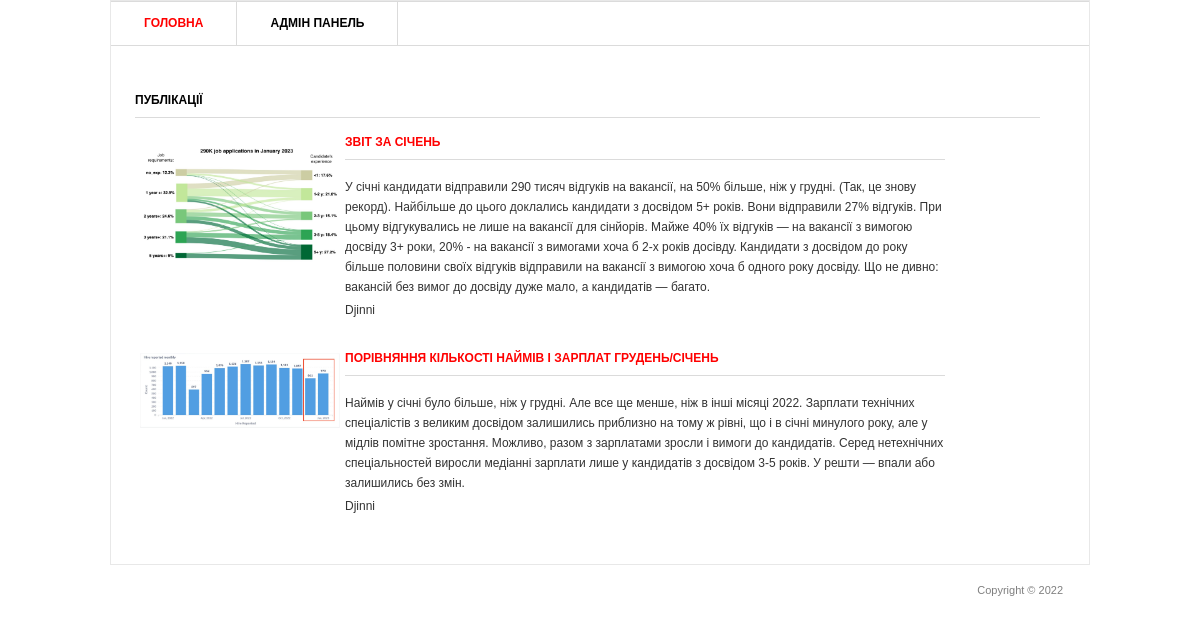
The page / on the database its author committed.
### blog/models.py (models this page shows, shortened)
class Post(models.Model):
    title = models.CharField('Заголовок посту', max_length=100)
    description = models.TextField('Текст посту')
    author = models.CharField("Ім'я автора", max_length=100)
    date = models.DateField('Дата публікації')
    img = models.ImageField('Зображення', upload_to='image/%Y')
    class Meta:
        verbose_name = 'Пост'
        verbose_name_plural = 'Пости'

### blog/views.py (the view)
# urls.py: path('', views.PostView.as_view()),
class PostView(View):
    def get(selfself, request):
        posts = Post.objects.all()
        return render(request, 'blog/blog.html', {'post_list': posts})

### templates/blog/blog.html (shortened to what this page needs)
  {% load static %}
<html lang="en">
<head>
    <link rel="stylesheet" href="{% static 'css/style.css' %}" type="text/css">
</head>
<body>
<div class="shell">
	<div class="border">
		<div id="navigation">
			<ul>
			    <li><a href="/" class="active">Головна</a></li>
			    <li><a href="/admin">Адмін панель</a></li>
			</ul>
		</div>
        <div id="main">
			<div id="content" class="left">
				<div class="projects">
					<h3>Публікації</h3>
					{% for post in post_list %}
					<div class="item">
						<div class="image left">
							<img src="{{ post.img.url }}" width="200px"/>
						</div>
						<div class="text left">
							<h3><a href="{{ post.id }}">{{ post.title }}</a> </h3>
							<p>{{ post.description }}</p>
							<p>{{ post.author }}</p>
						</div>
					</div>
					{% endfor %}
				</div>
			</div>
		</div>
	</div>
	<div id="footer">
		<p class="copy right">Copyright &copy;  2022 </p>
	</div>
</div>
</body>
</html>

### static/css/style.css (style rules this page uses)
* { margin: 0; padding: 0; outline:0; }
body { font-size: 12px; line-height: 20px; font-family: Georgia, Arial, Helvetica, Sans-Serif; color: #333; background: url() repeat 0 0; }
a { color: #ff0000; text-decoration: none; cursor:pointer; }
.left, .alignleft { float: left; display: inline; }
.right, .alignright { float: right; display: inline; }
.shell { width: 980px; margin: 0 auto; }
.border { border: 1px solid #e8e8e8; background: #fff; position: relative; }
#navigation { height: 43px; border-top: 1px solid #dbdbdb; border-bottom: 1px solid #dbdbdb; }
#navigation ul { list-style: none; }
#navigation ul li { float: left; height: 43px; border-right: 1px solid #dbdbdb; font-size: 12px; line-height: 43px; font-weight: bold; text-transform: uppercase; }
#navigation ul li a { float: left; height: 43px; color: #000; padding: 0 33px; }
#navigation ul li a:hover, #navigation ul li a.active { color: #ff0000; text-decoration: none; }
#main { width: 932px; padding: 37px 24px 17px 24px; }
#main h3 { font-size: 12px; line-height: 15px; color: #000; text-transform: uppercase; border-bottom: 1px solid #dbdbdb; padding: 0 0 9px 0; }
#content { width: 905px; }
.projects { padding: 10px 0 0 0; }
.projects h3 { margin: 0 0 17px 0; }
.projects .item { margin: 0 0 28px 0; }
.projects .image { width: 183px; height: 111px; border: 0px solid #dbdbdb; padding: 2px; margin: 0 20px 0 3px; }
.projects .text { width: 600px; }
.projects .text p { padding: 0 0 3px 0; }
#footer { font-family: Arial, sans-serif; font-size: 11px; line-height: 14px; color: #7f7f7f; padding: 18px 27px 20px 38px; }

### rows shown on the page
Post: img (picture), title "ЗВІТ ЗА СІЧЕНЬ", description "У січні кандидати відправили 290 тисяч відгуків на вакансії, на 50% більше, ніж у грудні. (Так, це знову рекорд). Найбільше до цього доклались кандидати з досвідом 5+ років. Вони відправили 27% відгуків. При цьому відгукувались не лише на вакансії для сінйорів. Майже 40% їх відгуків — на вакансії з вимогою досвіду 3+ роки, 20% - на вакансії з вимогами хоча б 2-х років досівду. Кандидати з досвідом до року більше половини своїх відгуків відправили на вакансії з вимогою хоча б одного року досвіду. Що не дивно: вакансій без вимог до досвіду дуже мало, а кандидатів — багато.", author "Djinni"
Post: img (picture), title "ПОРІВНЯННЯ КІЛЬКОСТІ НАЙМІВ І ЗАРПЛАТ ГРУДЕНЬ/СІЧЕНЬ", description "Наймів у січні було більше, ніж у грудні. Але все ще менше, ніж в інші місяці 2022. Зарплати технічних спеціалістів з великим досвідом залишились приблизно на тому ж рівні, що і в січні минулого року, але у мідлів помітне зростання. Можливо, разом з зарплатами зросли і вимоги до кандидатів. Серед нетехнічних спеціальностей виросли медіанні зарплати лише у кандидатів з досвідом 3-5 років. У решти — впали або залишились без змін.", author "Djinni"
